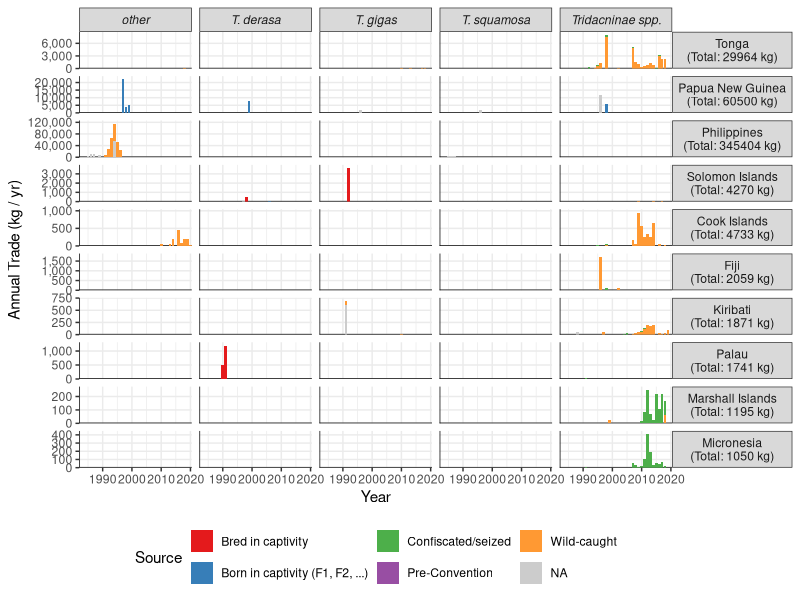

Write R code to recreate this figure. (Note: this script raises an error after producing the figure.)
library(tidyverse)
library(scales)

countryCodes <- read_csv('CITES_Data/CITES_countryCodes.csv')
cites_trade <- read_csv('CITES_Data/CITES_Tridacnidae.csv') %>%
  mutate(two_sided = !is.na(`Importer reported quantity`) & !is.na(`Exporter reported quantity`),
         Quantity_import = NA,
         Quantity_export = NA,
         Origin = ifelse(!is.na(Origin), Origin, Exporter)) %>%
  left_join(countryCodes, by = c('Origin' = 'ISO.Code')) %>%
  rename(Origin_name = Country) %>%
  left_join(countryCodes, by = c('Exporter' = 'ISO.Code')) %>%
  rename(Exporter_name = Country) %>%
  left_join(countryCodes, by = c('Importer' = 'ISO.Code')) %>%
  rename(Importer_name = Country) %>%
  mutate(spp_code = ifelse(Taxon == 'Tridacna gigas', 'tg', 
                           ifelse(Taxon == 'Tridacna derasa', 'td', 
                                  ifelse(Taxon == 'Tridacna squamosa', 'ts', 
                                         ifelse(Taxon == 'Tridacna tevoroa', 'tmb',
                                                ifelse(Taxon == 'Tridacna squamosina', 'tsi',
                                                       ifelse(Taxon == 'Hippopus hippopus', 'hh',
                                                              ifelse(Taxon == 'Hippopus porcellanus', 'hp',
                                                                     ifelse(Taxon == 'Hippopus spp.', 'hipp',
                                                                            ifelse(Taxon %in% c('Tridacna spp.', 'Tridacnidae spp.'), 'unknown', 'other')))))))))) %>%
#  filter(spp_code != 'other') %>%
  mutate(Source = ifelse(Source == 'U', NA, Source))

for(i in 1:nrow(cites_trade)){
  if(cites_trade$two_sided[i]){
    cites_trade$Quantity_import[i] <- cites_trade$`Importer reported quantity`[i]
    cites_trade$Quantity_export[i] <- cites_trade$`Exporter reported quantity`[i]
  } else{
    cites_trade$Quantity_import[i] <- sum(cites_trade$`Importer reported quantity`[i], cites_trade$`Exporter reported quantity`[i], na.rm = T)
    cites_trade$Quantity_export[i] <- sum(cites_trade$`Importer reported quantity`[i], cites_trade$`Exporter reported quantity`[i], na.rm = T)
  }
}
cites_trade$Origin_name[cites_trade$Origin_name == 'Viet Nam'] <- 'Vietnam'

# Peek at different TERM entries
unique(cites_trade$Term)
table(cites_trade$Term)

# Meat-related transactions per year grouped by country of origin and species
meat.byWeight <- filter(cites_trade, Term == 'meat' & Unit %in% c('kg', 'g'))
for(i in 1:nrow(meat.byWeight)){
  if(meat.byWeight$Unit[i] == 'g'){
    meat.byWeight$Quantity_export[i] <- meat.byWeight$Quantity_export[i]/1000
    meat.byWeight$Quantity_import[i] <- meat.byWeight$Quantity_import[i]/1000
  }
}
meat.rank.byWeight <- meat.byWeight %>%
  group_by(Origin_name) %>%
  summarize(total_import = round(sum(Quantity_import), 0), 
            total_export = round(sum(Quantity_export), 0)) %>%
  arrange(desc(total_import))

####
meat.since2010 <- filter(cites_trade, Term == 'meat' & spp_code == 'ts') %>%
  group_by(Unit, Term, Source, Year, Origin_name, Importer_name, spp_code) %>%
  summarize(import = sum(Quantity_import)) %>%
  ungroup()
####

top10.meat.byWeight <- head(meat.rank.byWeight$Origin_name, 10)
top10.meat.byWeight.summ <- filter(meat.byWeight, Origin_name %in% top10.meat.byWeight) %>%
  group_by(Origin_name, Year, spp_code, Source) %>%
  summarize(annual_import = round(sum(Quantity_import), 0), 
            annual_export = round(sum(Quantity_export), 0)) %>%
  left_join(meat.rank.byWeight[,1:2], by = 'Origin_name')
top10.meat.byWeight.summ$new_name <- factor(paste0(as.character(top10.meat.byWeight.summ$Origin_name), '\n(Total: ', as.character(top10.meat.byWeight.summ$total_import), ' kg)'))
top10.meat.byWeight.summ$new_name <- factor(top10.meat.byWeight.summ$new_name, levels = levels(top10.meat.byWeight.summ$new_name)[c(10,7,8,9,1,2,3,6,4,5)])

spp.labs <- c('T. derasa', 'T. gigas', 'T. squamosa', 'Tridacninae spp.')
names(spp.labs) <- c('td', 'tg', 'ts', 'unknown')

plot.meat.weight <- ggplot(top10.meat.byWeight.summ, aes(x = Year, y = annual_import, fill = Source))+
  theme_bw()+
  theme(panel.grid.minor.y = element_blank(),
        panel.border = element_blank(),
        strip.text.x = element_text(face = 'italic'),
        strip.text.y = element_text(angle = 0),
        legend.position = 'bottom')+
  labs(y = 'Annual Trade (kg / yr)')+
  geom_hline(yintercept = 0)+
  geom_vline(xintercept = 1982)+
  geom_col(position = 'stack')+
  scale_x_continuous(expand = c(0,0))+
  scale_y_continuous(expand = expansion(mult = c(0, .1)), breaks = breaks_extended(4), labels = label_comma())+
  scale_fill_manual(labels = c('Bred in captivity',
                               'Born in captivity (F1, F2, ...)',
                               'Confiscated/seized',
                               'Pre-Convention',
                               'Wild-caught'), 
                    values = c(RColorBrewer::brewer.pal(4,'Set1'), '#FF9933'), na.value = 'grey80')+
  facet_grid(new_name~spp_code, labeller = labeller(spp_code = spp.labs), scales = 'free_y')

plot.meat.weight
cowplot::save_plot('plotMeat_Importer.png', plot.meat.weight, base_height = 10, base_width = 8)


seized <- filter(cites_trade, Term == 'meat' & Unit == 'kg' & Source == 'I')
table(seized$Importer_name)
all.meat.imports <- filter(cites_trade, Term == 'meat' & Unit == 'kg') %>%
  mutate(transaction = paste(Exporter_name, Importer_name, sep = '-'))
table(all.meat.imports$Importer_name)
table(all.meat.imports$transaction)

main.meat.exporters <- filter(all.meat, Origin_name %in% c('Cook Islands', 'Kiribati', 'Marshall Islands', 'Micronesia', 'Tonga')) %>%
  filter(Year >= 2005) %>%
  group_by(Origin_name, Year) %>%
  summarise(all_import = sum(total_import)) %>%
  ungroup()
expand.df <- add_row(main.meat.exporters, Year = 2006, Origin_name = 'Cook Islands') %>%
  expand(Origin_name, Year)
main.meat.exporters.2005 <- expand.df %>%
  left_join(main.meat.exporters) %>%
  mutate(all_import = replace_na(all_import, 0)) %>%
  group_by(Origin_name) %>%
  summarise(mean_exp = mean(all_import), median_exp = median(all_import))

filter(cites_trade, Origin_name == 'Cook Islands')


# Shell-related transactions per year grouped by country of origin and species
all.shells <- filter(cites_trade, Term %in% c('shells', 'carvings','jewellery'))

unique(all.shells$Unit)

table(all.shells$Term)

summ.shells.all.imports <- all.shells %>%
  group_by(Importer_name, Term, Unit) %>%
  summarize(import = sum(Quantity_import)) %>%
  ungroup() %>%
  group_by(Term, Unit) %>%
  mutate(total_import = sum(import)) %>%
  mutate(pct_import = round(100*import/total_import, 1)) %>%
  arrange(desc(pct_import), .by_group = T) %>%
  mutate(pct_import_format = paste0(pct_import, '%')) %>%
  ungroup() %>%
  mutate(import_quant_perc = paste0(import, " (", pct_import_format, ")"),
         term_group = paste0(stringr::str_to_title(Term), " (", Unit, ")")) %>%
  select(Importer_name, term_group, import_quant_perc) %>%
  spread(term_group, import_quant_perc)
write_csv(summ.shells.all.imports, file = 'shellImporters.csv')

summ.shells.all.exports <- all.shells %>%
  group_by(Origin_name, Term, Unit) %>%
  summarize(export = sum(Quantity_import)) %>%
  ungroup() %>%
  group_by(Term, Unit) %>%
  mutate(total_export = sum(export)) %>%
  mutate(pct_export = round(100*export/total_export, 1)) %>%
  arrange(desc(pct_export), .by_group = T) %>%
  mutate(pct_export_format = paste0(pct_export, '%')) %>%
  ungroup()
write_csv(filter(summ.shells.all.exports, Origin_name == 'Philippines'), file = 'shellExports_Philippines.csv')

summ.shells <- all.shells %>%
  group_by(Importer_name, spp_code, Term, Unit) %>%
  summarize(import = sum(Quantity_import)) %>%
  ungroup() %>%
  group_by(spp_code, Term, Unit) %>%
  mutate(total_import = sum(import)) %>%
  mutate(pct_import = round(100*import/total_import, 1)) %>%
  arrange(desc(pct_import), .by_group = T) %>%
  mutate(pct_import_format = paste0(pct_import, '%')) %>%
  ungroup()

recentTrade <- filter(all.shells, Year > 2015) %>%
  group_by(Importer_name, Term, Unit, Source) %>%
  summarize(import = sum(Quantity_import)) %>%
  filter(Term == 'shells' & is.na(Unit) & Importer_name == 'China')

shells.hh <- filter(summ.shells, spp_code == 'hh' & pct_import >= 5)
shells.hp <- filter(summ.shells, spp_code == 'hp' & pct_import >= 5)
shells.tg <- filter(summ.shells, spp_code == 'tg' & pct_import >= 5)
shells.td <- filter(summ.shells, spp_code == 'td' & pct_import >= 5)
shells.ts <- filter(summ.shells, spp_code == 'ts' & pct_import >= 5)
shells.trid <- filter(summ.shells, spp_code == 'unknown' & pct_import >= 5)
shells.hipp <- filter(summ.shells, spp_code == 'hipp' & pct_import >= 5)
  

summ.shells.list <- summ.shells %>%
  split(f = as.factor(.$spp_code))
write_csv(summ.shells.list$hh, file = 'shellImports_HH.csv')

# Top 10 exporters by number of shells
top10 <- tail(sort(table(all.shells$Origin_name)), 11)[-10]
top10.df <- filter(all.shells, Origin_name %in% names(top10))

#~~~ Number of transactions
top10.n <- top10.df %>%
  group_by(Year, spp_code, Origin_name, Source) %>%
  summarize(n = n())

spp.labs2 <- c('H. hippopus', 'Hippopus spp.', 'H. porcellanus', 'T. derasa', 'T. gigas', 'T.mbalavuana', 'T. squamosa', 'Tridacninae spp.')
names(spp.labs2) <- c('hh', 'hipp', 'hp', 'td', 'tg', 'tmb', 'ts', 'unknown')
plot.shells.n <- ggplot(top10.n, aes(x = Year, y = n, fill = Source))+
  theme_bw()+
  theme(panel.grid.minor.y = element_blank(),
        panel.border = element_blank(),
        strip.text.x = element_text(face = 'italic'),
        strip.text.y = element_text(angle = 0),
        legend.position = 'bottom')+
  labs(y = 'Annual Trade (# transactions / yr)')+
  geom_hline(yintercept = 0)+
  geom_vline(xintercept = 1982)+
  geom_col(position = 'stack')+
  scale_x_continuous(expand = c(0,0))+
  scale_y_continuous(expand = expansion(mult = c(0, .1)), breaks = breaks_extended(3))+
  scale_fill_manual(labels = c('Bred in captivity',
                               'Born in captivity (F1, F2, ...)',
                               'Confiscated/seized',
                               'Pre-Convention',
                               'Ranched',
                               'Wild-caught'), 
                    values = c(RColorBrewer::brewer.pal(4,'Set1'), '#000000', '#FF9933'), na.value = 'grey80')+
  facet_grid(Origin_name~spp_code, labeller = labeller(spp_code = spp.labs2), scales = 'free_y')

plot.shells.n
cowplot::save_plot('plotShells_byN.png', plot.shells.n, base_height = 8, base_width = 14)

#~~~ Count of shells
shells.byCount <- filter(all.shells, Term == 'shells' & (Unit %in% c('sets', 'pairs', 'Number of specimens') | is.na(Unit)))
rank.byCount <- shells.byCount %>%
  group_by(Origin_name) %>%
  summarize(total_import = round(sum(Quantity_import), 0), 
            total_export = round(sum(Quantity_export), 0)) %>%
  arrange(desc(total_import))
top5.byCount <- head(rank.byCount$Origin_name, 5)
top5.byCount.summ <- filter(shells.byCount, Origin_name %in% top5.byCount) %>%
  group_by(Origin_name, Year, spp_code, Source) %>%
  summarize(annual_import = round(sum(Quantity_import), 0), 
            annual_export = round(sum(Quantity_export), 0))
top5.byCount.summ.noTmb <- filter(top5.byCount.summ, spp_code != 'tmb') %>%
  left_join(rank.byCount[,1:2], by = 'Origin_name')
top5.byCount.summ.noTmb$new_name <- factor(paste0(as.character(top5.byCount.summ.noTmb$Origin_name), '\n(Total: ', as.character(top5.byCount.summ.noTmb$total_import), ')'))
top5.byCount.summ.noTmb$new_name <- factor(top5.byCount.summ.noTmb$new_name, levels = levels(top5.byCount.summ.noTmb$new_name)[c(4,2,3,1,5)])

spp.labs3 <- c('H. hippopus', 'Hippopus spp.', 'H. porcellanus', 'T. derasa', 'T. gigas', 'T. squamosa', 'Tridacninae spp.')
names(spp.labs3) <- c('hh', 'hipp', 'hp', 'td', 'tg', 'ts', 'unknown')
plot.shells.count <- ggplot(top5.byCount.summ.noTmb, aes(x = Year, y = annual_import, fill = Source))+
  theme_bw()+
  theme(panel.grid.minor.y = element_blank(),
        panel.border = element_blank(),
        strip.text.x = element_text(face = 'italic'),
        strip.text.y = element_text(angle = 0),
        legend.position = 'bottom')+
  labs(y = 'Annual Trade (# clams / yr)')+
  geom_hline(yintercept = 0)+
  geom_vline(xintercept = 1982)+
  # geom_vline(data = data.frame(xint = 1996, Origin_name = 'Philippines'), aes(xintercept = xint), linetype = 'dashed')+
  geom_col(position = 'stack')+
  scale_x_continuous(expand = c(0,0))+
  scale_y_continuous(expand = expansion(mult = c(0, .1)), breaks = breaks_extended(4), labels = label_comma())+
  scale_fill_manual(labels = c('Bred in captivity',
                               'Born in captivity (F1, F2, ...)',
                               'Confiscated/seized',
                               'Pre-Convention',
                               'Ranched',
                               'Wild-caught'),
                    values = c(RColorBrewer::brewer.pal(4,'Set1'), '#000000', '#FF9933'), na.value = 'grey80')+
  facet_grid(new_name~spp_code, labeller = labeller(spp_code = spp.labs3), scales = 'free_y')

plot.shells.count
cowplot::save_plot('plotShells_byCount_Importer.png', plot.shells.count, base_height = 6, base_width = 11)

#~~~ Weight of shells
shells.byWeight <- filter(all.shells, Term == 'shells' & (Unit %in% c('kg', 'g')))
for(i in 1:nrow(shells.byWeight)){
  if(shells.byWeight$Unit[i] == 'g'){
    shells.byWeight$Quantity_export[i] <- shells.byWeight$Quantity_export[i]/1000
    shells.byWeight$Quantity_import[i] <- shells.byWeight$Quantity_import[i]/1000
  }
}
rank.byWeight <- shells.byWeight %>%
  group_by(Origin_name) %>%
  summarize(total_import = round(sum(Quantity_import), 0), 
            total_export = round(sum(Quantity_export), 0)) %>%
  arrange(desc(total_import))
top5.byWeight <- head(rank.byWeight$Origin_name, 5)
top5.byWeight.summ <- filter(shells.byWeight, Origin_name %in% top5.byWeight) %>%
  group_by(Origin_name, Year, spp_code, Source) %>%
  summarize(annual_import = round(sum(Quantity_import), 0), 
            annual_export = round(sum(Quantity_export), 0)) %>%
  left_join(rank.byWeight[,1:2], by = 'Origin_name')
top5.byWeight.summ$new_name <- factor(paste0(as.character(top5.byWeight.summ$Origin_name), '\n(Total: ', as.character(top5.byWeight.summ$total_import), ' kg)'))
top5.byWeight.summ$new_name <- factor(top5.byWeight.summ$new_name, levels = levels(top5.byWeight.summ$new_name)[c(3,5,2,1,4)])


plot.shells.weight <- ggplot(top5.byWeight.summ, aes(x = Year, y = annual_import, fill = Source))+
  theme_bw()+
  theme(panel.grid.minor.y = element_blank(),
        panel.border = element_blank(),
        strip.text.x = element_text(face = 'italic'),
        strip.text.y = element_text(angle = 0),
        legend.position = 'bottom')+
  labs(y = 'Annual Trade (kg / yr)')+
  geom_hline(yintercept = 0)+
  geom_vline(xintercept = 1982)+
  # geom_vline(data = data.frame(xint = 1992, Origin_name = 'Philippines'), aes(xintercept = xint), linetype = 'dashed')+
  geom_col(position = 'stack')+
  scale_x_continuous(expand = c(0,0))+
  scale_y_continuous(expand = expansion(mult = c(0, .1)), breaks = breaks_extended(4), labels = label_comma())+
  scale_fill_manual(labels = c('Bred in captivity',
                               'Confiscated/seized',
                               'Pre-Convention',
                               'Wild-caught'),
                    values = c('#E41A1C', '#4DAF4A', '#984EA3', '#FF9933'), na.value = 'grey80')+
  facet_grid(new_name~spp_code, labeller = labeller(spp_code = spp.labs3), scales = 'free_y')

plot.shells.weight
cowplot::save_plot('plotShells_byWeight_Importer.png', plot.shells.weight, base_height = 6, base_width = 11)

####
shells.since2010 <- filter(all.shells, spp_code == 'ts' & Year > 2009 & Origin_name %in% c('Fiji', 'Solomon Islands','Tonga')) %>%
  group_by(Term, Unit, Source, Origin_name) %>%
  summarize(import = sum(Quantity_import)) %>%
  ungroup()
####


#~~~~ LIVE SPECIMENS
all.live <- filter(cites_trade, Term == 'live' & Purpose != 'S' & (is.na(Unit) | Unit == 'Number of specimens'))
all.live$Origin_name[all.live$Origin_name == 'Viet Nam'] <- 'Vietnam'
rank.live <- all.live %>%
  group_by(Origin_name) %>%
  summarize(total_import = round(sum(Quantity_import), 0), 
            total_export = round(sum(Quantity_export), 0)) %>%
  arrange(desc(total_import))
top10.live <- head(rank.live$Origin_name, 10)
top10.live.summ <- filter(all.live, Origin_name %in% top10.live) %>%
  group_by(Origin_name, Year, spp_code, Source) %>%
  summarize(annual_import = round(sum(Quantity_import), 0), 
            annual_export = round(sum(Quantity_export), 0))
top10.live.summ$Source[top10.live.summ$Source == 'D'] <- 'C'
top10.live.summ <- filter(top10.live.summ, !(spp_code %in% c('hipp','hp','tmb'))) %>%
  left_join(rank.live[,1:2], by = 'Origin_name')
top10.live.summ$new_name <- factor(paste0(as.character(top10.live.summ$Origin_name), '\n(Total: ', as.character(top10.live.summ$total_import), ')'))
top10.live.summ$new_name <- factor(top10.live.summ$new_name, levels = levels(top10.live.summ$new_name)[c(1,6,10,8,4,9,5,7,2,3)])

spp.labs.live <- c('H. hippopus', 'T. derasa', 'T. gigas', 'T. squamosa', 'Tridacninae spp.')
names(spp.labs.live) <- c('hh', 'td', 'tg', 'ts', 'unknown')
plot.live <- ggplot(top10.live.summ, aes(x = Year, y = annual_import, fill = Source))+
  theme_bw()+
  theme(panel.grid.minor.y = element_blank(),
        panel.border = element_blank(),
        strip.text.x = element_text(face = 'italic'),
        strip.text.y = element_text(angle = 0),
        legend.position = 'bottom')+
  labs(y = 'Annual Trade (# clams / yr)')+
  geom_hline(yintercept = 0)+
  geom_vline(xintercept = 1982)+
  geom_col(position = 'stack')+
  scale_x_continuous(expand = c(0,0))+
  scale_y_continuous(expand = expansion(mult = c(0, .1)), breaks = breaks_extended(3), labels = label_comma())+
  scale_fill_manual(labels = c('Bred in captivity',
                               'Born in captivity (F1, F2, ...)',
                               'Confiscated/seized',
                               'Pre-Convention',
                               'Ranched',
                               'Wild-caught'),
                    values = c(RColorBrewer::brewer.pal(4,'Set1'), '#000000', '#FF9933'), na.value = 'grey80')+
  facet_grid(new_name~spp_code, labeller = labeller(spp_code = spp.labs.live), scales = 'free_y')

plot.live
cowplot::save_plot('plotLive_Importer.png', plot.live, base_height = 10, base_width = 10)

all.live2 <- filter(all.live, is.na(Unit) | Unit == 'Number of specimens')
summ.live <- filter(all.live2, !(Importer_name %in% c('Samoa', 'Cook Islands'))) %>%
  group_by(Importer_name, spp_code) %>%
  summarize(import = sum(Quantity_import)) %>%
  ungroup() %>%
  group_by(spp_code) %>%
  mutate(total_import = sum(import)) %>%
  mutate(pct_import = round(100*import/total_import, 1)) %>%
  arrange(desc(pct_import), .by_group = T) %>%
  mutate(pct_import_format = paste0(pct_import, '%')) %>%
  ungroup() %>%
  mutate(import_quant_perc = paste0(import, " (", pct_import_format, ")")) %>%
  select(Importer_name, spp_code, import_quant_perc) %>%
  spread(spp_code, import_quant_perc)

write_csv(summ.live, file = 'liveImporters.csv')

select.live <- filter(all.live2, Importer_name %in% c('Samoa', 'Cook Islands', 'Viet Nam'))
select.live.us <- filter(all.live2, Importer_name == 'United States' & spp_code == 'ts' & Year > 2009) %>%
  group_by(Source, Origin_name) %>%
  summarise(import = sum(Quantity_import)) %>%
  mutate(percent = import / 490387 * 100)

recentTrade.live <- filter(all.live2, Year > 2009 & spp_code == 'ts' & Origin_name %in% c('Cambodia', 'Indonesia', 'Palau', 'Marshall Islands', 'Vietnam', 'Egypt', 'Vanuatu', 'Australia', 'Tonga', 'Micronesia')) %>%
  group_by(Origin_name, Source, Year) %>%
  summarize(import = sum(Quantity_import)) %>%
  mutate(Year = as.Date(paste(Year, 1, 1, sep = "-")))
recentTrade.live$Source[recentTrade.live$Source == 'D'] <- 'C'
recentTrade.live$Origin_name_f = factor(recentTrade.live$Origin_name, 
                                        levels = c('Cambodia', 'Indonesia', 'Palau', 'Marshall Islands', 'Vietnam', 'Egypt', 'Vanuatu', 'Australia', 'Tonga', 'Micronesia'))

plot.recent.live <- ggplot(recentTrade.live, aes(x = Year, y = import, fill = Source))+
  theme_bw()+
  theme(panel.grid.minor.y = element_blank(),
        panel.border = element_blank(),
        strip.text.x = element_text(face = 'italic'),
        strip.text.y = element_text(angle = 0),
        legend.position = 'bottom')+
  labs(y = 'Annual Trade (# clams / yr)')+
  geom_hline(yintercept = 0)+
  geom_vline(xintercept = as.Date('2009-01-01'))+
  geom_col(position = 'stack')+
  scale_x_date(expand = c(0,0), limits = as.Date(c('2009-01-01', '2021-01-01')))+
  scale_y_continuous(expand = expansion(mult = c(0, .1)), breaks = breaks_extended(3), labels = label_comma())+
  scale_fill_manual(labels = c('Bred in captivity',
                               'Born in captivity (F1, F2, ...)',
                               'Confiscated/seized',
                               'Pre-Convention',
                               'Wild-caught'),
                    values = c(RColorBrewer::brewer.pal(4,'Set1'), '#FF9933'), na.value = 'grey80')+
  facet_wrap(.~Origin_name_f, nrow = 2)

plot.recent.live
cowplot::save_plot('plotLive_Importer_recent.png', plot.recent.live, base_height = 10, base_width = 10)



# US Trade Data -----------------------------------------------------------

country_coords <- read_csv('Abundance_Data/globalAbundance_Neo2017.csv')[,1:4]

us_cites_trade_raw <- read_csv('CITES_Data/US-CITES-Trade_Tridacna_Hippopus_2016-2020.csv')
us_cites_trade <- us_cites_trade_raw %>%
  mutate(yr_transaction = as.integer(substr(dt_transaction, 1, 4))) %>%
  group_by(yr_transaction, species_cd, country_origin, unit_cd, description, purpose_cd, source_cd, status_cd) %>%
  summarise(quantity_yr = sum(quantity))

count.seized <- us_cites_trade %>%
  group_by(description, status_cd) %>%
  summarise(n = n(), count = sum(quantity_yr))

us.meat <- us_cites_trade %>%
  filter(description == 'MEA') %>%
  left_join(countryCodes, by = c('country_origin' = 'ISO.Code'))

for(i in 1:nrow(us.meat)) {
  if(us.meat$unit_cd[i] == 'GM') {
    us.meat$quantity_yr[i] <- us.meat$quantity_yr[i] / 1000
    us.meat$unit_cd[i] <- 'KG'
    }
  if(us.meat$unit_cd[i] == 'LB') {
    us.meat$quantity_yr[i] <- us.meat$quantity_yr[i] / 2.205
    us.meat$unit_cd[i] <- 'KG'
    }
}

us.meat.summ <- us.meat %>%
  group_by(yr_transaction, Country, purpose_cd, source_cd, status_cd, unit_cd) %>%
  summarise(total = sum(quantity_yr))

write_csv(us.meat.summ, file = 'us_meat_summary.csv', quote = 'none')

plot.us.meat <- ggplot(us.meat, aes(x = yr_transaction, y = quantity_yr, fill = source_cd))+
  theme_bw()+
  theme(panel.grid.minor.y = element_blank(),
        panel.border = element_blank(),
        strip.text.x = element_text(face = 'italic'),
        strip.text.y = element_text(angle = 0))+
  labs(y = 'Annual Trade (kg / yr)')+
  geom_hline(yintercept = 0)+
  geom_vline(xintercept = 2015)+
  geom_col(position = 'dodge')+
  scale_x_continuous(expand = c(0,0))+
  scale_y_continuous(expand = c(0,0))+
  facet_grid(country_origin ~ .)
plot.us.meat

meat.seized <- filter(us.meat, status_cd %in% c('RE', 'SZ')) %>%
  group_by(yr_transaction, species_cd, unit_cd) %>%
  summarize(total = sum(quantity_yr))


#~~~ SHELLS
us.shells <- us_cites_trade %>%
  filter(description == 'SHE' & unit_cd == 'NO') %>%
  left_join(countryCodes, by = c('country_origin' = 'ISO.Code')) %>%
  group_by(Country, source_cd) %>%
  summarise(total_import = sum(quantity_yr))


#~~~ LIVE
us.live <- us_cites_trade %>%
  filter(description == 'LIV' & !(species_cd %in% c('TCRO', 'TSXM', 'TSXC', 'TINA'))) %>%
  left_join(countryCodes, by = c('country_origin' = 'ISO.Code')) %>%
  group_by(Country, species_cd, source_cd) %>%
  summarise(total_import = sum(quantity_yr))

us.live.source <- us.live %>%
  group_by(source_cd) %>%
  summarise(import = sum(total_import))

us.live.plot <- ggplot(us.live, aes(x = Country, y = total_import, fill = source_cd))+
  theme_bw()+
  theme(legend.position = 'bottom')+
  labs(y = 'Total export (2016-2020')+
  # geom_hline(yintercept = 0)+
  # geom_vline(xintercept = 1982)+
  geom_col(position = 'stack')+
  scale_y_continuous(expand = expansion(mult = c(0, .1)), labels = label_comma())+
  # scale_fill_manual(labels = c('Bred in captivity',
  #                              'Born in captivity (F1, F2, ...)',
  #                              'Confiscated/seized',
  #                              'Pre-Convention',
  #                              'Ranched',
  #                              'Wild-caught'),
  #                   values = c(RColorBrewer::brewer.pal(4,'Set1'), '#000000', '#FF9933'), na.value = 'grey80')
  facet_grid(.~spp_code, labeller = labeller(spp_code = spp.labs.live))


us.live.plot
cowplot::save_plot('plotLive_Importer.png', plot.live, base_height = 10, base_width = 10)
